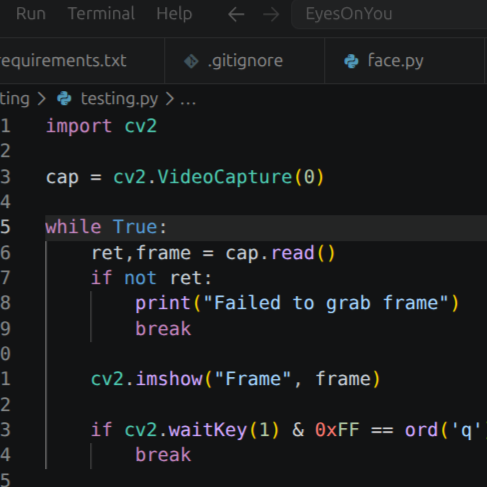
#> input picture Testing/image.jpg, 487 x 487 px
$ python resize_crop.py
#> lines starting #> are read from the running program, lines starting #| are printed output that depends on the picture
import cv2

img = cv2.imread("image.jpg")
#> img is the input picture: shape (487, 487, 3); mean B, G, R 29.1, 27.6, 26.2
h, w = img.shape[:2]
#> h = 487; w = 487

# Resize to fixed size
fixed = cv2.resize(img, (300, 300), interpolation=cv2.INTER_AREA)
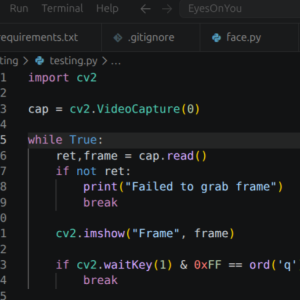
#> fixed: shape (300, 300, 3); mean B, G, R 29.1, 27.6, 26.2

# Resize by percentage
scale = 0.5
percent = cv2.resize(img, (int(w * scale), int(h * scale)), interpolation=cv2.INTER_AREA)
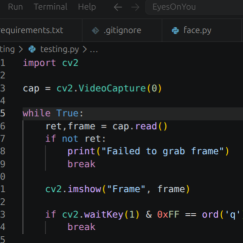
#> percent: shape (243, 243, 3); mean B, G, R 29.1, 27.5, 26.2

# Crop: img[y1:y2, x1:x2]
crop = img[50:200, 100:300]
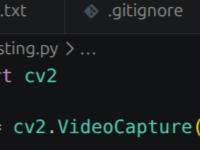
#> crop: shape (150, 200, 3); mean B, G, R 28.6, 28.5, 24.2

cv2.imshow("Original", img)
cv2.imshow("Fixed 300x300", fixed)
cv2.imshow("50% scale", percent)
cv2.imshow("Cropped ROI", crop)

cv2.waitKey(0)
cv2.destroyAllWindows()
